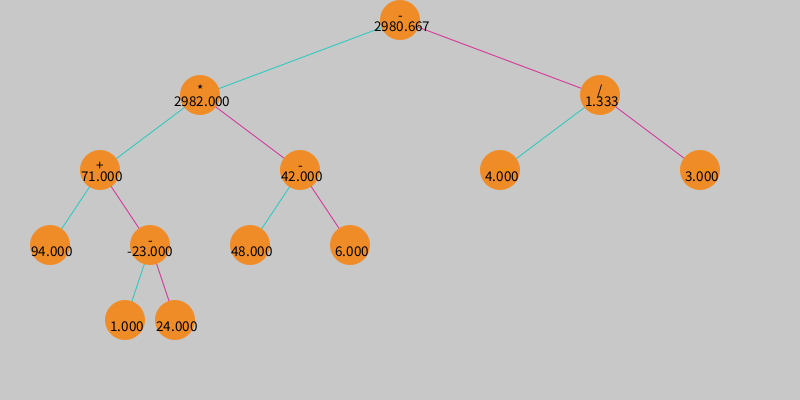
Frame 1 (no input)
Frame 60 (the mouse pressed at the canvas centre just before this capture): identical to frame 1, image omitted
Frame 120 (the mouse held since frame 60 and released just before this capture): identical to frame 1, image omitted

The Processing sketch that drew this single still picture (run headless with seeded random() and noise(); from frame 60 on, the mouse is pressed at the canvas centre):

// Processing sketch: ExpressionLab
// ── ExpressionLab.pde
ExpressionTree fir;


void setup() {
  size(800, 400);
  background(200);

  fir = new ExpressionTree(400, 20, 5);
  fir.evaluate();
  fir.display();

  println(fir.traverse(ExpressionTree.IN));
}//setup


void draw() {
  background(200);
  fir.display();
}//draw


void mousePressed() {
  ExpressionTreeNode selected = fir.findNode(int(mouseX), int(mouseY));
  if (selected != null) {
    selected.flipNode();
    fir.evaluate();
    println(fir.traverse(ExpressionTree.IN));
  }
}//mousePressed

// ── ExpressionTree.pde
class ExpressionTree {

  static final int Y_SPACE = 75;
  static final int PRE = 0;
  static final int POST = 1;
  static final int IN = 2;


  ExpressionTreeNode root;
  int totalLevels;


  ExpressionTree(int x, int y, int numLevels) {
    totalLevels = numLevels;
    root = makeTree(x, y, numLevels);
    populateTree(root);
  }//constructor


  ExpressionTreeNode makeTree(int x, int y, int numLevels) {
    if (numLevels == 0) {
      return null;
    }

    ExpressionTreeNode newNode = new ExpressionTreeNode(x, y, 0, 0);

    float xoffset = width / (pow(2, totalLevels - numLevels+2));
    int leftX = int(x + xoffset * -1);
    int rightX = int(x + xoffset);
    int newY = y + Y_SPACE;

    if ( random(totalLevels) >= (totalLevels - numLevels)) {
      newNode.left = makeTree(leftX, newY, numLevels-1);
      newNode.right = makeTree(rightX, newY, numLevels-1);
    }
    return newNode;
  }//makeTree


  void populateTree(ExpressionTreeNode current) {
    if (current.left == null && current.right == null) {
      current.type = ExpressionTreeNode.VAL;
      current.value = int(random(100));
      //current.value = 0;
    }
    else {
      current.type = int(random(4));
      populateTree(current.left);
      populateTree(current.right);
    }
  }//populateTree


  /*======================================
    Recursively evaluate the expression tree rooted at current.

    Return the result of fully evaluating the expression tree.

    If current is an operator node, set it to the result of evaluating
    it on its subtrees.

    If the result of an operation is either Infinity or Not A Number,
    set the color of current to red and return Not A Number.

    You can test for infnity with Float.isInfinite(x).
    You can test of Not A Number with Float.isNaN(x).

    Float.NaN is a special constant that represents Not A Number.
  ======================================*/
  float evaluate(ExpressionTreeNode current) {
    
    if (current != null) {
        
        if (current.type == ExpressionTreeNode.PLUS) {
          current.value = evaluate(current.left) + evaluate(current.right);
        }
        else if (current.type == ExpressionTreeNode.MINUS) {
          current.value = evaluate(current.left) - evaluate(current.right);
        }
        else if (current.type == ExpressionTreeNode.TIMES) {
          current.value = evaluate(current.left) * evaluate(current.right);
        }
        else if (current.type == ExpressionTreeNode.DIVIDE) {
          current.value = evaluate(current.left) / evaluate(current.right);
        }
        
        if(Float.isInfinite(current.value) || Float.isNaN(current.value)){
          current.c = color(255, 0, 0);
          return Float.NaN;
        } else {
          current.c = 0xFFF08C28;
        }
        
        return current.value;
    }
    
    return 0;
    
  }//evaluate
  void evaluate() {
    evaluate(root);
  }//evaluate wrapper


  /*======================================
    Returns the node located at position (x, y),
    or null if no such node exists.
  ======================================*/
 ExpressionTreeNode findNode(ExpressionTreeNode current, int x, int y) {
   if (current != null) {
     if(current.contains(x, y)){
       return current;
     } else if(findNode(current.left, x, y) != null){
       return findNode(current.left, x, y);
     } else {
       return findNode(current.right, x, y);
     }
   }
   return null;
 }//findNode
 ExpressionTreeNode findNode(int x, int y) {
    return findNode(root, x, y);
 }//findNode wrapper



  String traverse(int type) {
    if (type == IN)
      return inOrder(root);
    return "";
  }//traverse


  /*======================================
    Returns an inOrder traversal of the tree rooted at
    current. The resulting string should be a valid infix expression,
    and thus should contain ()s where appropriate.

    e.g. ((67.0 / (43.0 + 54.0)) * (39.0 * 62.0))
  ======================================*/
  String inOrder(ExpressionTreeNode current) {
    String s = "";
    
    if (current != null) {
      
      if(current.left != null || current.right != null){
        s += "(";
      }
      
      s += inOrder(current.left);
      
      if (current.type != 4) { 
        
        if (current.type == 0) {
          s += " + ";
        } else if (current.type == 1) {
          s += " - ";
        } else if (current.type == 2) {
          s += " * ";
        } else if (current.type == 3) {
          s += " / ";
        }
        
      } else {
        s += current.value;
      }
      
      s += inOrder(current.right);
      if(current.left != null || current.right != null){
        s += ")";
      }
    }
    
    return s;
  }//inOrder
  

  void display(ExpressionTreeNode current) {
    if (current != null) {
      current.display();
      display(current.left);
      display(current.right);
    }
  }//display
  void display() {
    display(root);
  }//display wrapper

}//OrbTree

// ── ExpressionTreeNode.pde
class ExpressionTreeNode {

  static final int PART_SIZE = 40;
  static final color DEFAULT_C = 0xFFF08C28;

  static final int PLUS = 0;
  static final int MINUS = 1;
  static final int TIMES = 2;
  static final int DIVIDE = 3;
  static final int VAL = 4;



  PVector position;
  int psize;
  color c;

  float value;
  int type;

  ExpressionTreeNode left;
  ExpressionTreeNode right;

  ExpressionTreeNode(int x, int y, int t, int v) {
    position = new PVector(x, y);
    psize = PART_SIZE;
    left = null;
    right = null;
    c = DEFAULT_C;
    type = t;
    value = v;
  }//constructor


  /*======================================
    Returns true if (x, y) is inside the node
    as it is drawn to the screen.
  ======================================*/
  boolean contains(int x, int y) {
    float d = dist(x, y, this.position.x, this.position.y);
    if(d < psize){
      return true;
    }
    return false;
  }//contains


  /*======================================
    If the calling node is an operation, change
    the operation to the next one, use the order
      plus, minus, times, divide.
    If the calling node is a value:
      If the value is 0, set it to a random int [0, 100).
      If the value is not 0, set it to 0.
  ======================================*/
  void flipNode() {
    if(this.type != VAL){
      if(this.type == DIVIDE){
        this.type = PLUS;
      } else {
        type++;
      }
    } else {
      if(this.value == 0){
        value = random(100);
      } else {
        value = 0;
      }
    }
  }//filpNode


  void display() {
    if (left != null) {
      stroke(40, 200, 190);
      line(position.x, position.y, left.position.x, left.position.y);
    }
    if (right != null) {
      stroke(210, 50, 150);
      line(position.x, position.y, right.position.x, right.position.y);
    }
    noStroke();
    fill(c);
    circle(position.x, position.y, psize);
    fill(0);
    textSize(15);
    textAlign(CENTER, TOP);
    text(value, position.x, position.y);
    if (type != VAL) {
      char o = ' ';
      if (type == PLUS) {
        o = '+';
      }
      else if (type == MINUS) {
        o = '-';
      }
      else if (type == TIMES) {
        o = '*';
      }
      else if (type == DIVIDE) {
        o = '/';
      }
      textAlign(CENTER, BASELINE);
      text(o, position.x, position.y);
    }
  }//display

}//Orb
